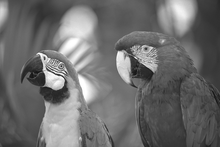
%> input picture papagan.png, 220 x 147 px, shrunk from 768 x 512 before the run
$ octave SobelOperator.m   (GNU Octave 9; MATLAB toolbox functions it lacks are replaced by stand-ins)
%> lines starting %> are read from the running program, lines starting %| are printed output that depends on the picture
clear;
clc;
P = imread('papagan.png')
%> P is the input picture: size 147x220 uint8; min 21, max 255, mean 109
A=imread('papagan.png')
[m,n]= size(A);
%> m = 147; n = 220
N = 3;
M =[ -1,-2,-1 ; 0,0,0 ; 1,2,1];
M1 =[ 0,-1,1 ; 0,-2,2 ; 0,-1,1];
for i =1 : m
    for j =1 :n
        new(i,j)=0;
    end
end
%> new: size 147x220 double; every value is 0
new = uint8(new);
C = double(A);
for i =1 : m
    for j =1 :m
        Gx(i,j)=0;
    end
end
%> Gx: size 147x147 double; every value is 0
for i =1 : n
    for j =1 :n
        Gy(i,j)=0;
    end
end
%> Gy: size 220x220 double; every value is 0
for i = 1 : m-(N-1)
    for j = 1 : n-(N-1)
        sum =0;
        sum1 =  0;
        T = C(i:i+(N-1),j:j+(N-1));
         for r = 1 : N
            for c = 1 : N
                sum = sum +double(T(r,c)*M(r,c));
                sum1 = sum1 +double(T(r,c)*M1(r,c));
            end
          end
        Gy(j,1)= sum;
        Gx(i,1) = sum1;
        A(i,j)=sqrt(Gx(i,1).^2+Gy(j,1).^2);
    end
end
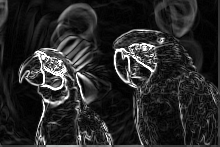
%> A: size 147x220 uint8; min 0, max 255, mean 39.6
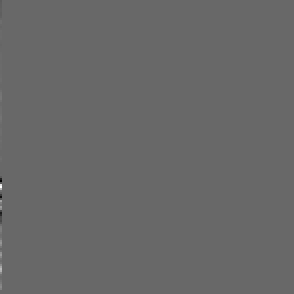
%> Gx: size 147x147 double (shown 2 times larger); min -69, max 99, mean 0; drawn with min black and max white
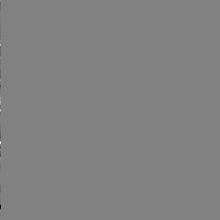
%> Gy: size 220x220 double; min -123, max 120, mean 0; drawn with min black and max white
esikdeger = 50;
B =double(A);
C=B;
for i =1 : m
    for j =1 :n
        if(sqrt(Gx(i,1).^2+Gy(j,1).^2)<esikdeger)
            C(i,j)=0;
        end
    end
end
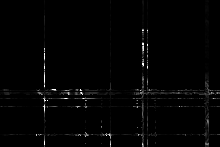
%> C: size 147x220 double; min 0, max 255, mean 3.4
C = uint8(C);
%> C: size 147x220 uint8
imshow(C);
